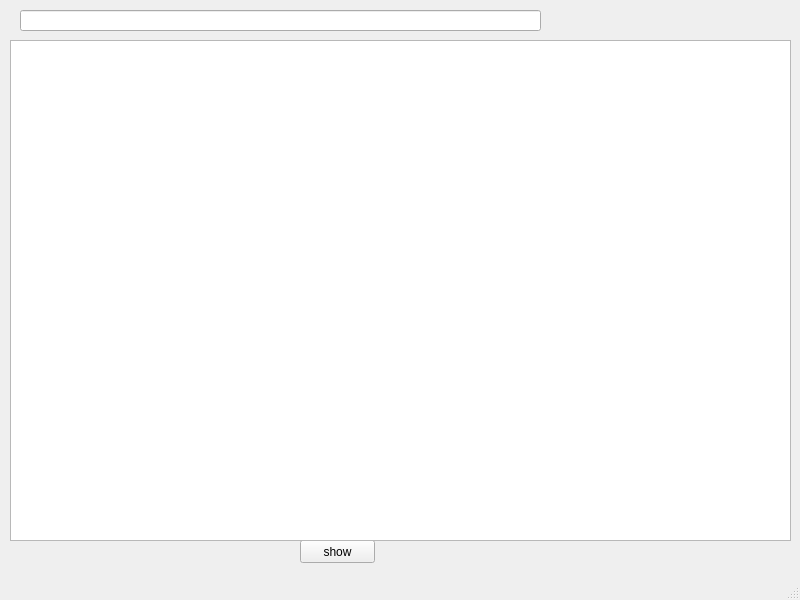
<?xml version="1.0" encoding="UTF-8"?>
<ui version="4.0">
 <class>MainWindow</class>
 <widget class="QMainWindow" name="MainWindow">
  <property name="geometry">
   <rect>
    <x>0</x>
    <y>0</y>
    <width>800</width>
    <height>600</height>
   </rect>
  </property>
  <property name="windowTitle">
   <string>MainWindow</string>
  </property>
  <widget class="QWidget" name="centralwidget">
   <widget class="QPushButton" name="show">
    <property name="geometry">
     <rect>
      <x>300</x>
      <y>540</y>
      <width>75</width>
      <height>23</height>
     </rect>
    </property>
    <property name="text">
     <string>show</string>
    </property>
   </widget>
   <widget class="QLineEdit" name="lineEdit">
    <property name="geometry">
     <rect>
      <x>20</x>
      <y>10</y>
      <width>521</width>
      <height>21</height>
     </rect>
    </property>
   </widget>
   <widget class="QTableView" name="tableView">
    <property name="geometry">
     <rect>
      <x>10</x>
      <y>40</y>
      <width>781</width>
      <height>501</height>
     </rect>
    </property>
    <property name="sortingEnabled">
     <bool>false</bool>
    </property>
   </widget>
  </widget>
  <widget class="QMenuBar" name="menubar">
   <property name="geometry">
    <rect>
     <x>0</x>
     <y>0</y>
     <width>800</width>
     <height>21</height>
    </rect>
   </property>
  </widget>
  <widget class="QStatusBar" name="statusbar"/>
 </widget>
 <resources/>
 <connections/>
</ui>
